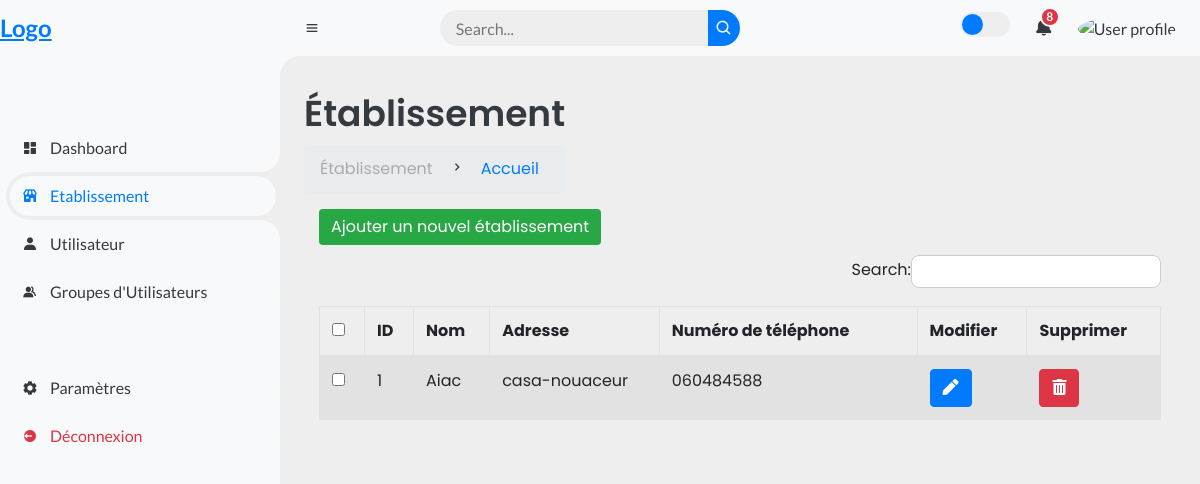
The page /dashboard/etablissement/ on the database as committed earlier.
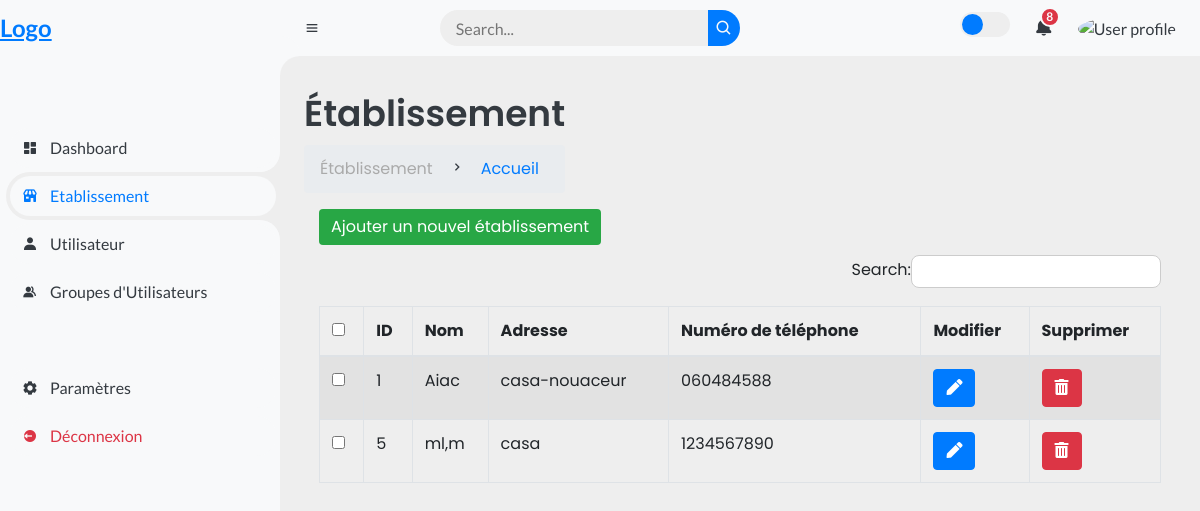
The same page on the database as committed later.
### dashboard/models.py (models this page shows, shortened)
class Establishment(models.Model):
    owner = models.ForeignKey(NormalUser, on_delete=models.RESTRICT, related_name='establishments', verbose_name="Propriétaire")
    name = models.CharField(verbose_name="Nom", max_length=225)
    manager_name = models.CharField(verbose_name="Nom du manager", max_length=100, null=True, blank=True)
    foundation_date = models.DateField(verbose_name="Date de fondation", null=True, blank=True)
    address = models.CharField(verbose_name="Adresse", max_length=100)
    nif_cin = models.CharField(verbose_name="NIF_CIN", max_length=9, null=True)
    rc_license = models.CharField(verbose_name="RC", max_length=12, blank=True, null=True)
    phone_number = models.CharField(verbose_name="Numéro de téléphone", max_length=20, default="1234567890")
    email = models.EmailField(max_length=100, blank=True, null=True)
    description = models.TextField(max_length=500, blank=True, null=True)
    image = models.ImageField(verbose_name="Photo de couverture", upload_to="images/establishments", blank=False, null=True)
    establishment_type = models.CharField(verbose_name="Type d'établissement", max_length=100, choices=[('type1', 'Type 1'), ('type2', 'Type 2')], blank=True)
    latitude = models.FloatField(validators=[MinValueValidator(-90), MaxValueValidator(90)], blank=True, null=True)
    longitude = models.FloatField(validators=[MinValueValidator(-180), MaxValueValidator(180)], blank=True, null=True)
    is_verified = models.BooleanField(verbose_name="Vérifié par Foulanzam", default=False)
    is_available = models.BooleanField(verbose_name="Disponible", default=True)
    is_open = models.BooleanField(verbose_name="Ouvert", default=True)
    is_managed = models.BooleanField(verbose_name="Géré par Foulanzam", default=False)

### dashboard/views.py (the view)
# urls.py: path('etablissement/', views.etablissement_view, name='etablissement'),
def etablissement_view(request):
    etablissements = Establishment.objects.all()
    context = {
        'current_section': 'etablissement',
        'etablissements': etablissements,
    }
    return render(request, 'etablissement.html', context)

### dashboard/templates/etablissement.html (shortened to what this page needs)
{% extends 'base.html' %}
{% block content %}
<div class="head-title">
    <div class="left">
        <h1>Établissement</h1>
        <ul class="breadcrumb">
            <li>
                <a href="#">Établissement</a>
            </li>
            <li><i class='bx bx-chevron-right'></i></li>
            <li>
                <a class="active" href="#">Accueil</a>
            </li>
        </ul>
    </div>
</div>
<div class="col-md-12">
    <span><a href="{% url 'dashboard:add_etablissement' %}" class="btn btn-custom-green">Ajouter un nouvel établissement</a></span>
    <div class="table-responsive">
        <table id="etablissement_table" class="table table-striped table-bordered" width="100%">
            <thead>
            <tr>
                <th><input type="checkbox" id="checkall" /></th>
                <th>ID</th>
                <th>Nom</th>
                <th>Adresse</th>
                <th>Numéro de téléphone</th>
                <th>Modifier</th>
                <th>Supprimer</th>
            </tr>
            </thead>
            <tbody>
            {% for etablissement in etablissements %}
            <tr>
                <td><input type="checkbox" class="checkthis" /></td>
                <td>{{ etablissement.id }}</td>
                <td>{{ etablissement.name }}</td>
                <td>{{ etablissement.address }}</td>
                <td>{{ etablissement.phone_number }}</td>
                <td><a href="{% url 'dashboard:edit_etablissement' etablissement.id %}" class="btn btn-primary"><i class="fas fa-pen"></i></a></td>
                <td>
                    <button class="btn btn-danger delete-btn" data-id="{{etablissement.id }}"><i class="fas fa-trash-alt"></i></button>
                </td>
            </tr>
            {% endfor %}
            </tbody>
        </table>
    </div>
</div>
<link href="https://stackpath.bootstrapcdn.com/bootstrap/4.5.2/css/bootstrap.min.css" rel="stylesheet">
{% endblock %}

Rows that differ between the two databases and show on the page:
added Establishment: id "5", name "ml,m", address "casa", phone_number "1234567890"
